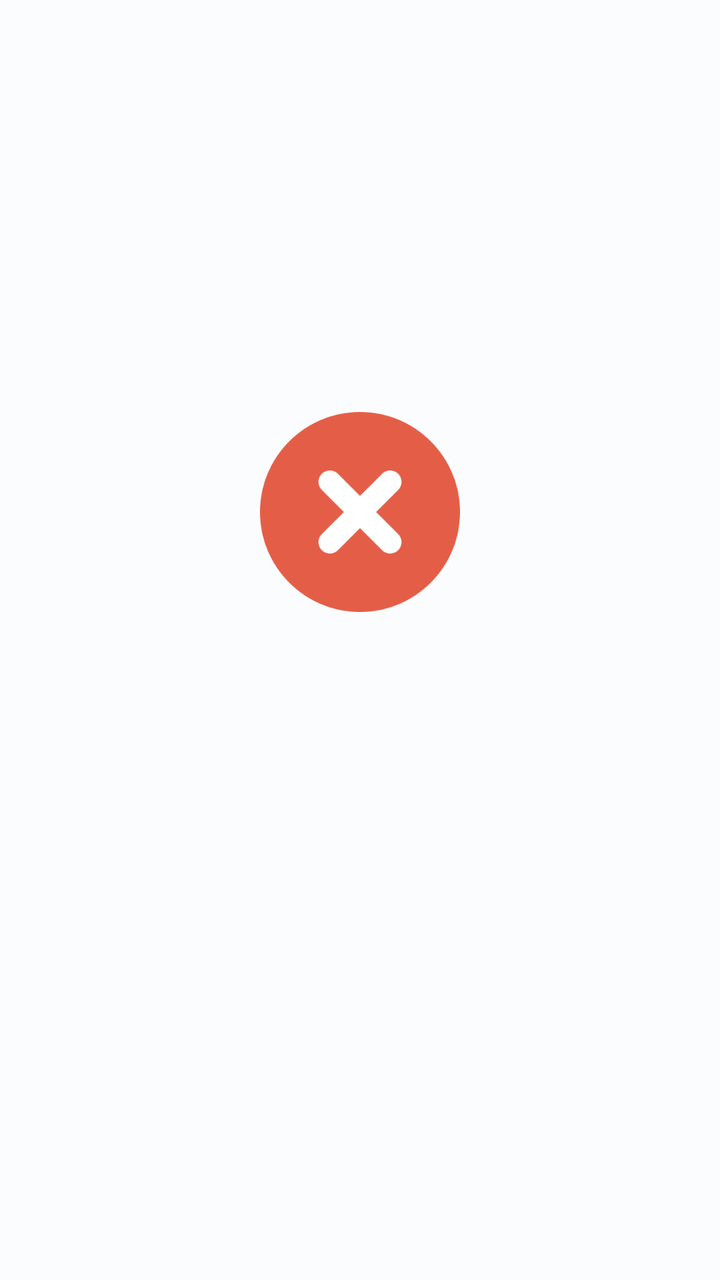
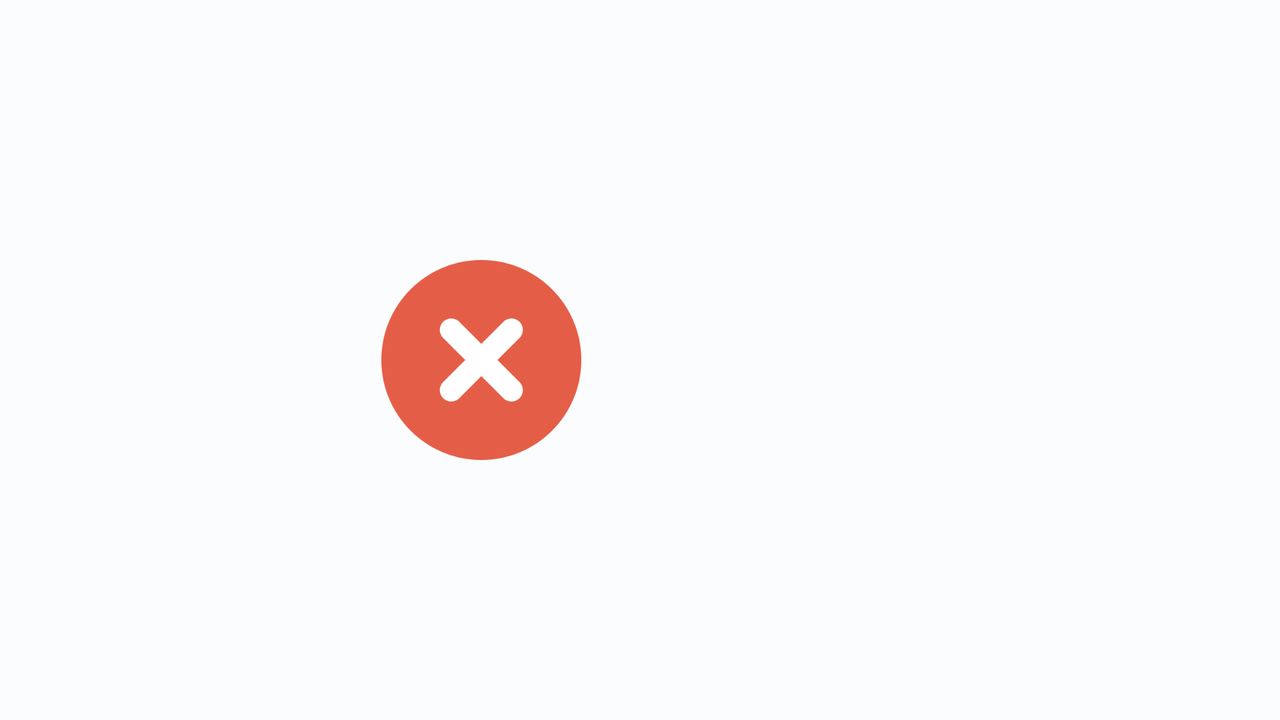

Compare how this app lays out the same screen by default and in its alternative resource folder. The renders come first, then the two layout files and the values they reference.
<!-- AndroidManifest.xml: application theme Theme.ImageCraft.ActionBar -->
<!-- res/layout/activity_cancelled.xml -->
<?xml version="1.0" encoding="utf-8"?>
<androidx.constraintlayout.widget.ConstraintLayout xmlns:android="http://schemas.android.com/apk/res/android"
    xmlns:app="http://schemas.android.com/apk/res-auto"
    xmlns:tools="http://schemas.android.com/tools"
    android:layout_width="match_parent"
    android:layout_height="match_parent"
    tools:context=".otherActivities.CancelledActivity">

    <ImageView
        android:id="@+id/image_cancelled"
        android:layout_width="0dp"
        android:layout_height="0dp"
        android:layout_margin="32dp"
        android:importantForAccessibility="no"
        android:src="@drawable/cancelled_image"
        app:layout_constraintBottom_toTopOf="@+id/guideline"
        app:layout_constraintEnd_toEndOf="parent"
        app:layout_constraintHeight_max="100dp"
        app:layout_constraintStart_toStartOf="parent"
        app:layout_constraintTop_toTopOf="@+id/guideline"
        app:layout_constraintWidth_max="100dp" />

    <androidx.constraintlayout.widget.Guideline
        android:id="@+id/guideline"
        android:layout_width="wrap_content"
        android:layout_height="wrap_content"
        android:orientation="horizontal"
        app:layout_constraintGuide_percent="0.4" />

    <TextView
        android:id="@+id/info_task"
        android:layout_width="wrap_content"
        android:layout_height="wrap_content"
        android:gravity="center"
        android:textAlignment="gravity"
        app:layout_constraintBottom_toBottomOf="parent"
        app:layout_constraintEnd_toEndOf="parent"
        app:layout_constraintStart_toStartOf="parent"
        app:layout_constraintTop_toBottomOf="@+id/image_cancelled" />

</androidx.constraintlayout.widget.ConstraintLayout>
<!-- resources referenced by this layout -->
<resources>
  <style name="Theme.ImageCraft.ActionBar" parent="Base.Theme.ImageCraft.ActionBar" />
  <color name="md_theme_light_primary">#006687</color>
  <color name="md_theme_light_onPrimary">#FFFFFF</color>
  <color name="md_theme_light_primaryContainer">#C0E8FF</color>
  <color name="md_theme_light_onPrimaryContainer">#001E2B</color>
  <color name="md_theme_light_secondary">#006685</color>
  <color name="md_theme_light_onSecondary">#FFFFFF</color>
  <color name="md_theme_light_secondaryContainer">#BFE9FF</color>
  <color name="md_theme_light_onSecondaryContainer">#001F2A</color>
  <color name="md_theme_light_tertiary">#5F5A7D</color>
  <color name="md_theme_light_onTertiary">#FFFFFF</color>
  <color name="md_theme_light_tertiaryContainer">#E4DFFF</color>
  <color name="md_theme_light_onTertiaryContainer">#1B1736</color>
  <color name="md_theme_light_error">#BA1A1A</color>
  <color name="md_theme_light_errorContainer">#FFDAD6</color>
  <color name="md_theme_light_onError">#FFFFFF</color>
  <color name="md_theme_light_onErrorContainer">#410002</color>
  <color name="md_theme_light_background">#FBFCFE</color>
  <color name="md_theme_light_onBackground">#191C1E</color>
  <color name="md_theme_light_surface">#FBFCFE</color>
  <color name="md_theme_light_onSurface">#191C1E</color>
  <color name="md_theme_light_surfaceVariant">#DCE3E9</color>
  <color name="md_theme_light_onSurfaceVariant">#40484C</color>
  <color name="md_theme_light_outline">#71787D</color>
  <color name="md_theme_light_inverseOnSurface">#F0F1F3</color>
  <color name="md_theme_light_inverseSurface">#2E3133</color>
  <color name="md_theme_light_inversePrimary">#71D2FF</color>
  <!-- some entries are left out for length -->
</resources>
<!-- res/layout-land/activity_cancelled.xml (the repository's variant of the layout above) -->
<!-- drawn on the phone turned sideways -->
<?xml version="1.0" encoding="utf-8"?>
<androidx.constraintlayout.widget.ConstraintLayout xmlns:android="http://schemas.android.com/apk/res/android"
    xmlns:app="http://schemas.android.com/apk/res-auto"
    xmlns:tools="http://schemas.android.com/tools"
    android:layout_width="match_parent"
    android:layout_height="match_parent"
    tools:context=".otherActivities.CancelledActivity">

    <ImageView
        android:id="@+id/image_cancelled"
        android:layout_width="0dp"
        android:layout_height="0dp"
        android:layout_margin="32dp"
        android:importantForAccessibility="no"
        android:src="@drawable/cancelled_image"
        app:layout_constraintBottom_toBottomOf="parent"
        app:layout_constraintEnd_toStartOf="@+id/info_task"
        app:layout_constraintHeight_max="100dp"
        app:layout_constraintHorizontal_bias="0.5"
        app:layout_constraintStart_toStartOf="parent"
        app:layout_constraintTop_toTopOf="parent"
        app:layout_constraintWidth_max="100dp" />

    <TextView
        android:id="@+id/info_task"
        android:layout_width="wrap_content"
        android:layout_height="wrap_content"
        android:gravity="center"
        android:textAlignment="gravity"
        app:layout_constraintBottom_toBottomOf="@+id/image_cancelled"
        app:layout_constraintEnd_toEndOf="parent"
        app:layout_constraintHorizontal_bias="0.5"
        app:layout_constraintStart_toEndOf="@+id/image_cancelled"
        app:layout_constraintTop_toTopOf="@+id/image_cancelled" />

</androidx.constraintlayout.widget.ConstraintLayout>
